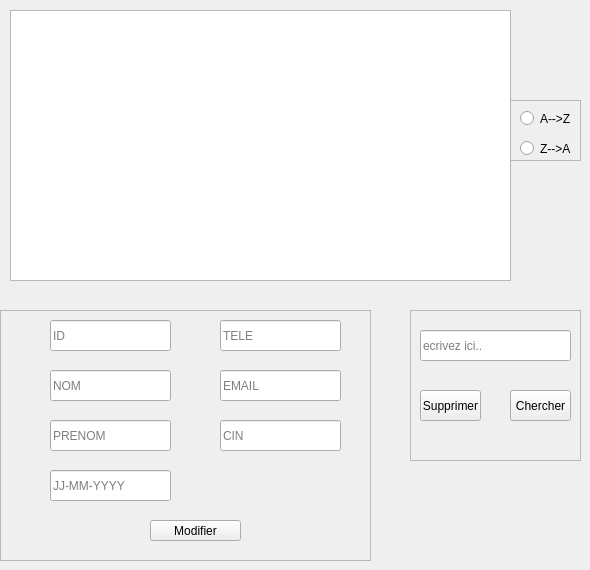
       <widget class="QWidget" name="tab_afficherFour">
        <attribute name="icon">
         <iconset>
          <normaloff>../../download (1).png</normaloff>../../download (1).png</iconset>
        </attribute>
        <attribute name="title">
         <string>AFFICHER</string>
        </attribute>
        <widget class="QTableView" name="tableView_afficherFour">
         <property name="geometry">
          <rect>
           <x>10</x>
           <y>10</y>
           <width>501</width>
           <height>271</height>
          </rect>
         </property>
        </widget>
        <widget class="QFrame" name="frame">
         <property name="geometry">
          <rect>
           <x>510</x>
           <y>100</y>
           <width>71</width>
           <height>61</height>
          </rect>
         </property>
         <property name="frameShape">
          <enum>QFrame::StyledPanel</enum>
         </property>
         <property name="frameShadow">
          <enum>QFrame::Raised</enum>
         </property>
         <widget class="QRadioButton" name="radioButton_D">
          <property name="geometry">
           <rect>
            <x>10</x>
            <y>40</y>
            <width>82</width>
            <height>17</height>
           </rect>
          </property>
          <property name="text">
           <string>Z--&gt;A</string>
          </property>
         </widget>
         <widget class="QRadioButton" name="radioButton_A">
          <property name="geometry">
           <rect>
            <x>10</x>
            <y>10</y>
            <width>82</width>
            <height>17</height>
           </rect>
          </property>
          <property name="text">
           <string>A--&gt;Z</string>
          </property>
         </widget>
        </widget>
        <widget class="QFrame" name="frame_2">
         <property name="geometry">
          <rect>
           <x>0</x>
           <y>310</y>
           <width>371</width>
           <height>251</height>
          </rect>
         </property>
         <property name="frameShape">
          <enum>QFrame::StyledPanel</enum>
         </property>
         <property name="frameShadow">
          <enum>QFrame::Raised</enum>
         </property>
         <widget class="QLineEdit" name="lineEdit_modifierId">
          <property name="geometry">
           <rect>
            <x>50</x>
            <y>10</y>
            <width>121</width>
            <height>31</height>
           </rect>
          </property>
          <property name="styleSheet">
           <string notr="true">/*QLineEdit
{
border:2px solid rgb(194, 59, 36);
border-radius:20px;
color:#FFF;
padding-left :20px;
padding-right :20px;
background-color:rgb(217, 217, 217) ;

}
QLineEdit:hover
{
border: 2px solid rgb(0,0,0);
background-color:rgb(200,200,200) ;
}
QLineEdit:focus
{
border:2px solid rgb(0,0,0);
	background-color: rgb(121,121,121);
}</string>
          </property>
          <property name="text">
           <string/>
          </property>
          <property name="placeholderText">
           <string>ID</string>
          </property>
         </widget>
         <widget class="QLineEdit" name="lineEdit_modifierNom">
          <property name="geometry">
           <rect>
            <x>50</x>
            <y>60</y>
            <width>121</width>
            <height>31</height>
           </rect>
          </property>
          <property name="styleSheet">
           <string notr="true">/*QLineEdit
{
border:2px solid rgb(194, 59, 36);
border-radius:20px;
color:#FFF;
padding-left :20px;
padding-right :20px;
background-color:rgb(217, 217, 217) ;

}
QLineEdit:hover
{
border: 2px solid rgb(0,0,0);
background-color:rgb(200,200,200) ;
}
QLineEdit:focus
{
border:2px solid rgb(0,0,0);
	background-color: rgb(121,121,121);
}</string>
          </property>
          <property name="text">
           <string/>
          </property>
          <property name="placeholderText">
           <string>NOM</string>
          </property>
         </widget>
         <widget class="QLineEdit" name="lineEdit_modifierDateN">
          <property name="geometry">
           <rect>
            <x>50</x>
            <y>160</y>
            <width>121</width>
            <height>31</height>
           </rect>
          </property>
          <property name="styleSheet">
           <string notr="true">/*QLineEdit
{
border:2px solid rgb(194, 59, 36);
border-radius:20px;
color:#FFF;
padding-left :20px;
padding-right :20px;
background-color:rgb(217, 217, 217) ;

}
QLineEdit:hover
{
border: 2px solid rgb(0,0,0);
background-color:rgb(200,200,200) ;
}
QLineEdit:focus
{
border:2px solid rgb(0,0,0);
	background-color: rgb(121,121,121);
}</string>
          </property>
          <property name="text">
           <string/>
          </property>
          <property name="placeholderText">
           <string>JJ-MM-YYYY</string>
          </property>
         </widget>
         <widget class="QLineEdit" name="lineEdit_modifierPrenom">
          <property name="geometry">
           <rect>
            <x>50</x>
            <y>110</y>
            <width>121</width>
            <height>31</height>
           </rect>
          </property>
          <property name="styleSheet">
           <string notr="true">/*QLineEdit
{
border:2px solid rgb(194, 59, 36);
border-radius:20px;
color:#FFF;
padding-left :20px;
padding-right :20px;
background-color:rgb(217, 217, 217) ;

}
QLineEdit:hover
{
border: 2px solid rgb(0,0,0);
background-color:rgb(200,200,200) ;
}
QLineEdit:focus
{
border:2px solid rgb(0,0,0);
	background-color: rgb(121,121,121);
}</string>
          </property>
          <property name="text">
           <string/>
          </property>
          <property name="placeholderText">
           <string>PRENOM</string>
          </property>
         </widget>
         <widget class="QLineEdit" name="lineEdit_modifierEmail">
          <property name="geometry">
           <rect>
            <x>220</x>
            <y>60</y>
            <width>121</width>
            <height>31</height>
           </rect>
          </property>
          <property name="styleSheet">
           <string notr="true">/*QLineEdit
{
border:2px solid rgb(194, 59, 36);
border-radius:20px;
color:#FFF;
padding-left :20px;
padding-right :20px;
background-color:rgb(217, 217, 217) ;

}
QLineEdit:hover
{
border: 2px solid rgb(0,0,0);
background-color:rgb(200,200,200) ;
}
QLineEdit:focus
{
border:2px solid rgb(0,0,0);
	background-color: rgb(121,121,121);
}</string>
          </property>
          <property name="text">
           <string/>
          </property>
          <property name="placeholderText">
           <string>EMAIL</string>
          </property>
         </widget>
         <widget class="QLineEdit" name="lineEdit_modifierCin">
          <property name="geometry">
           <rect>
            <x>220</x>
            <y>110</y>
            <width>121</width>
            <height>31</height>
           </rect>
          </property>
          <property name="styleSheet">
           <string notr="true">/*QLineEdit
{
border:2px solid rgb(194, 59, 36);
border-radius:20px;
color:#FFF;
padding-left :20px;
padding-right :20px;
background-color:rgb(217, 217, 217) ;

}
QLineEdit:hover
{
border: 2px solid rgb(0,0,0);
background-color:rgb(200,200,200) ;
}
QLineEdit:focus
{
border:2px solid rgb(0,0,0);
	background-color: rgb(121,121,121);
}</string>
          </property>
          <property name="text">
           <string/>
          </property>
          <property name="placeholderText">
           <string>CIN</string>
          </property>
         </widget>
         <widget class="QLineEdit" name="lineEdit_modifierNum">
          <property name="geometry">
           <rect>
            <x>220</x>
            <y>10</y>
            <width>121</width>
            <height>31</height>
           </rect>
          </property>
          <property name="styleSheet">
           <string notr="true">/*QLineEdit
{
border:2px solid rgb(194, 59, 36);
border-radius:20px;
color:#FFF;
padding-left :20px;
padding-right :20px;
background-color:rgb(217, 217, 217) ;

}
QLineEdit:hover
{
border: 2px solid rgb(0,0,0);
background-color:rgb(200,200,200) ;
}
QLineEdit:focus
{
border:2px solid rgb(0,0,0);
	background-color: rgb(121,121,121);
}</string>
          </property>
          <property name="text">
           <string/>
          </property>
          <property name="placeholderText">
           <string>TELE</string>
          </property>
         </widget>
         <widget class="QPushButton" name="pushButton_modifierFour">
          <property name="geometry">
           <rect>
            <x>150</x>
            <y>210</y>
            <width>91</width>
            <height>21</height>
           </rect>
          </property>
          <property name="text">
           <string>Modifier</string>
          </property>
         </widget>
        </widget>
        <widget class="QFrame" name="frame_3">
         <property name="geometry">
          <rect>
           <x>410</x>
           <y>310</y>
           <width>171</width>
           <height>151</height>
          </rect>
         </property>
         <property name="frameShape">
          <enum>QFrame::StyledPanel</enum>
         </property>
         <property name="frameShadow">
          <enum>QFrame::Raised</enum>
         </property>
         <widget class="QLineEdit" name="lineEdit_suppidFour">
          <property name="geometry">
           <rect>
            <x>10</x>
            <y>20</y>
            <width>151</width>
            <height>31</height>
           </rect>
          </property>
          <property name="styleSheet">
           <string notr="true">/*QLineEdit
{
border:2px solid rgb(194, 59, 36);
border-radius:20px;
color:#FFF;
padding-left :20px;
padding-right :20px;
background-color:rgb(217, 217, 217) ;

}
QLineEdit:hover
{
border: 2px solid rgb(0,0,0);
background-color:rgb(200,200,200) ;
}
QLineEdit:focus
{
border:2px solid rgb(0,0,0);
	background-color: rgb(121,121,121);
}</string>
          </property>
          <property name="text">
           <string/>
          </property>
          <property name="placeholderText">
           <string>ecrivez ici..</string>
          </property>
         </widget>
         <widget class="QPushButton" name="supprimerFour">
          <property name="geometry">
           <rect>
            <x>10</x>
            <y>80</y>
            <width>61</width>
            <height>31</height>
           </rect>
          </property>
          <property name="styleSheet">
           <string notr="true">/*QPushButton
{border-width:3px;
border-radius:20px;
border-color:yellow;
border-style:outset;
color:rgb(194, 59, 36);
	font: 9pt &quot;Arial Black&quot;;
}</string>
          </property>
          <property name="text">
           <string>Supprimer</string>
          </property>
         </widget>
         <widget class="QPushButton" name="chercherFour">
          <property name="geometry">
           <rect>
            <x>100</x>
            <y>80</y>
            <width>61</width>
            <height>31</height>
           </rect>
          </property>
          <property name="styleSheet">
           <string notr="true">/*QPushButton
{border-width:3px;
border-radius:20px;
border-color:yellow;
border-style:outset;
color:rgb(194, 59, 36);
	font: 9pt &quot;Arial Black&quot;;
}</string>
          </property>
          <property name="text">
           <string>Chercher</string>
          </property>
         </widget>
        </widget>
        <zorder>frame</zorder>
        <zorder>tableView_afficherFour</zorder>
        <zorder>frame_2</zorder>
        <zorder>frame_3</zorder>
       </widget>
